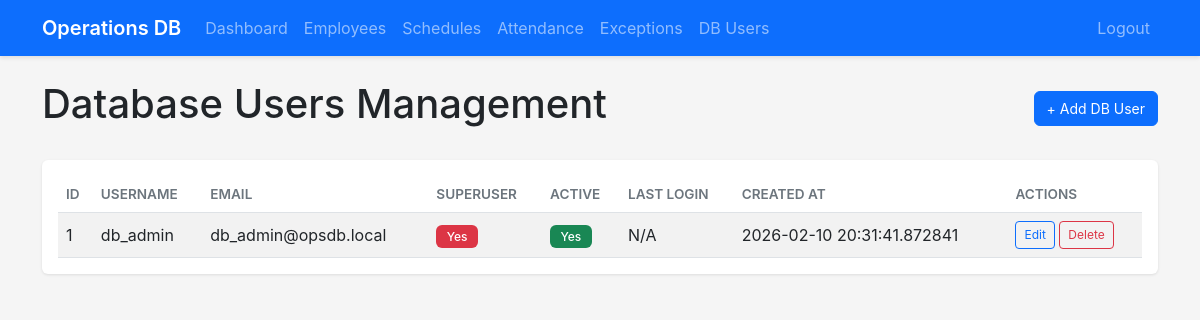
/db_users (signed in), run on an earlier commit of the app's database.
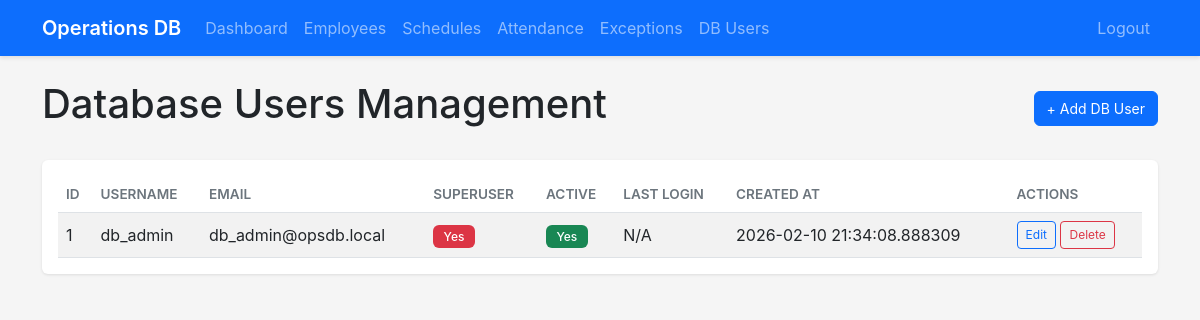
And on a later commit of the database.
### app/models.py (models this page shows, shortened)
class DBUser(db.Model):
    __tablename__ = 'db_users'
    id = db.Column(db.Integer, primary_key=True)
    username = db.Column(db.String(80), nullable=False, unique=True)
    email = db.Column(db.String(120), nullable=False, unique=True)
    password_hash = db.Column(db.String(128), nullable=False)
    is_superuser = db.Column(db.Boolean, default=False)
    is_active = db.Column(db.Boolean, default=True)
    created_at = db.Column(db.DateTime, default=datetime.utcnow)
    last_login = db.Column(db.DateTime)
    notes = db.Column(db.Text)

### app/routes/admin.py (the view)
@bp.route('/db_users')
@login_required
def db_users():
    db_users_list = DBUser.query.all()
    return render_template('db_users.html', db_users=db_users_list)

### app/models.py (called while the page is built)
@login_manager.user_loader
def load_user(user_id):
    from app.models import User, DBUser
    user = User.query.get(int(user_id))
    if user:
        return user
    return DBUser.query.get(int(user_id))

### app/templates/db_users.html (shortened to what this page needs)
<!DOCTYPE html>
<html lang="en">
<head>
    <link href="https://cdn.jsdelivr.net/npm/bootstrap@5.3.0/dist/css/bootstrap.min.css" rel="stylesheet">
    <link rel="stylesheet" href="{{ url_for('static', filename='css/style.css') }}">
</head>
<body>
    <nav class="navbar navbar-expand-lg navbar-dark bg-primary">
        <div class="container">
            <a class="navbar-brand" href="/">Operations DB</a>
            <div class="collapse navbar-collapse" id="navbarNav">
                <ul class="navbar-nav">
                    <li class="nav-item">
                        <a class="nav-link" href="/dashboard">Dashboard</a>
                    </li>
                    <li class="nav-item">
                        <a class="nav-link" href="/employees">Employees</a>
                    </li>
                    <li class="nav-item">
                        <a class="nav-link" href="/schedules">Schedules</a>
                    </li>
                    <li class="nav-item">
                        <a class="nav-link" href="/attendance">Attendance</a>
                    </li>
                    <li class="nav-item">
                        <a class="nav-link" href="/exceptions">Exceptions</a>
                    </li>
                    <li class="nav-item">
                        <a class="nav-link" href="/db_users">DB Users</a>
                    </li>
                </ul>
                <ul class="navbar-nav ms-auto">
                    <li class="nav-item">
                        <a class="nav-link" href="/logout">Logout</a>
                    </li>
                </ul>
            </div>
        </div>
    </nav>
    <div class="container mt-4">
        <div class="d-flex justify-content-between align-items-center mb-4">
            <h1>Database Users Management</h1>
            <button class="btn btn-primary" data-bs-toggle="modal" data-bs-target="#addDbUserModal">
                + Add DB User
            </button>
        </div>
        <div class="card">
            <div class="card-body">
                <div class="table-responsive">
                    <table class="table table-striped table-hover">
                        <thead>
                            <tr>
                                <th>ID</th>
                                <th>Username</th>
                                <th>Email</th>
                                <th>Superuser</th>
                                <th>Active</th>
                                <th>Last Login</th>
                                <th>Created At</th>
                                <th>Actions</th>
                            </tr>
                        </thead>
                        <tbody>
                            {% for user in db_users %}
                            <tr>
                                <td>{{ user.id }}</td>
                                <td>{{ user.username }}</td>
                                <td>{{ user.email }}</td>
                                <td><span class="badge bg-{{ 'danger' if user.is_superuser else 'secondary' }}">{{ 'Yes' if user.is_superuser else 'No' }}</span></td>
                                <td><span class="badge bg-{{ 'success' if user.is_active else 'secondary' }}">{{ 'Yes' if user.is_active else 'No' }}</span></td>
                                <td>{{ user.last_login or 'N/A' }}</td>
                                <td>{{ user.created_at }}</td>
                                <td>
                                    <button class="btn btn-sm btn-outline-primary" onclick="editDbUser({{ user.id }})">Edit</button>
                                    <button class="btn btn-sm btn-outline-danger" onclick="deleteDbUser({{ user.id }})">Delete</button>
                                </td>
                            </tr>
                            {% endfor %}
                        </tbody>
                    </table>
                </div>
            </div>
        </div>
    </div>
</body>
</html>

What changed in the data, as far as the page shows it:
changed DBUser "db_admin": created_at "2026-02-10 20:31:41.872841" → "2026-02-10 21:34:08.888309"
